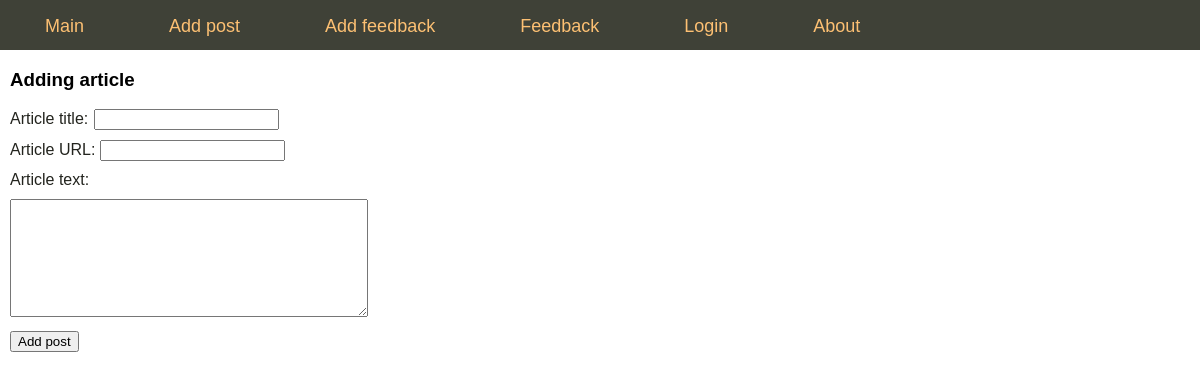
Page /add_post on the committed database.
### tables this page shows
CREATE TABLE mainmenu (
id integer PRIMARY KEY AUTOINCREMENT,
title text NOT NULL,
url text NOT NULL
);

### flsite.py (the view, shortened to what this page needs)
@app.route('/add_post', methods=['POST', 'GET'])
def add_post():
    db = get_db()
    dbase = FDataBase(db)
    return  render_template('add_post.html', menu=dbase.getMenu(), \
            title='Adding article')

### FDataBase.py (called while the page is built)
    def getMenu(self):
        sql = """SELECT * FROM mainmenu"""
        try:
            self.__cur.execute(sql)
            res = self.__cur.fetchall()
            if res:
                return res
        except:
            print("Error reading from DataBase")
        return []

### flsite.py (called while the page is built)
def connect_db():
    conn= sqlite3.connect(app.config['DATABASE'])
    conn.row_factory = sqlite3.Row
    return conn

def get_db():
    if not hasattr(g, 'link_db'):
        g.link_db = connect_db()
    return g.link_db

### templates/add_post.html (shortened to what this page needs)
{% extends 'base.html' %}
{% block content %}
{{ super() }}
<form action="{{ url_for('add_post') }}" method="post" class="form-contact">
    <p><label>Article title: </label>
        <input type="text" name="name" value="" requied /></p>
    <p><label>Article URL: </label>
        <input type="text" name="url" value="" requied /></p>
    <p><label>Article text: </label></p>
    <p><textarea name="post" rows=7 cols="40"></textarea></p>
    <div id="add_article_submit"><input type="submit" value="Add post" /></div>
</form>
{% endblock %}

### templates/base.html (shortened to what this page needs)
<!DOCTYPE html>
<html>
<head>
    <link type="text/css" href="{{ url_for('static', filename='css/styles.css') }}" rel="stylesheet" />
</head>
<body>
    {% block content -%}
        {%- block mainmenu -%}
        <ul class="mainmenu">
                {% for p in menu %}
                    <li><a href="{{ p.url }}">{{ p.title }}</a></li>
                {% endfor %}
        </ul>
        {% endblock mainmenu -%}
        <div class="content">
            {% if title -%}
                <h3>{{ title }}</h3>
            {% else -%}
                <h3>Flask framework</h3>
            {% endif -%}
        </div>
    {% endblock content -%}
</body>
</html>

### static/css/styles.css (style rules this page uses)
html, body { font-family: 'Arial'; margin: 0; padding: 0; height: 100%; width: 100%; }
a { color: #0059b2; text-decoration: none; }
ul.mainmenu { list-style: none; background: #3f4137; height: 50px; margin: 0; padding: 0; color: #fdc073; font-size: 18px; overflow: hidden; }
ul.mainmenu li { float: left; margin: 16px 40px 0 45px; }
ul.mainmenu li a { color: #fdc073; text-decoration: none; }
div.content { margin: 10px; }
.form-contact label { display: inline-block; min-width: 80px; }
.form-contact p { margin: 10px 0 10px 0; }
.form-contact input[type-submit], textarea { font-size: 14px; }
p { color: #23241e; position: relative; left: 10px; }
#add_article_submit { padding-left:10px; }

### rows in the picture
mainmenu: title "Main"
mainmenu: title "Add post"
mainmenu: title "Add feedback"
mainmenu: title "Feedback"
mainmenu: title "Login"
mainmenu: title "About"

### other values in the picture
{{ title }} "Adding article"
